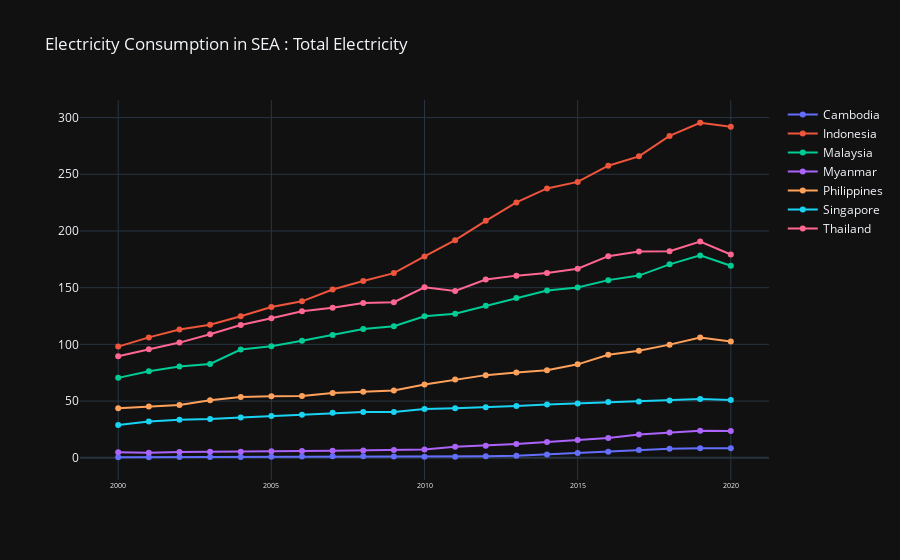

This figure's notebook cell:
### Code cell
draw_graph(sea,'Total Electricity',electricity_sea_country_sum)
